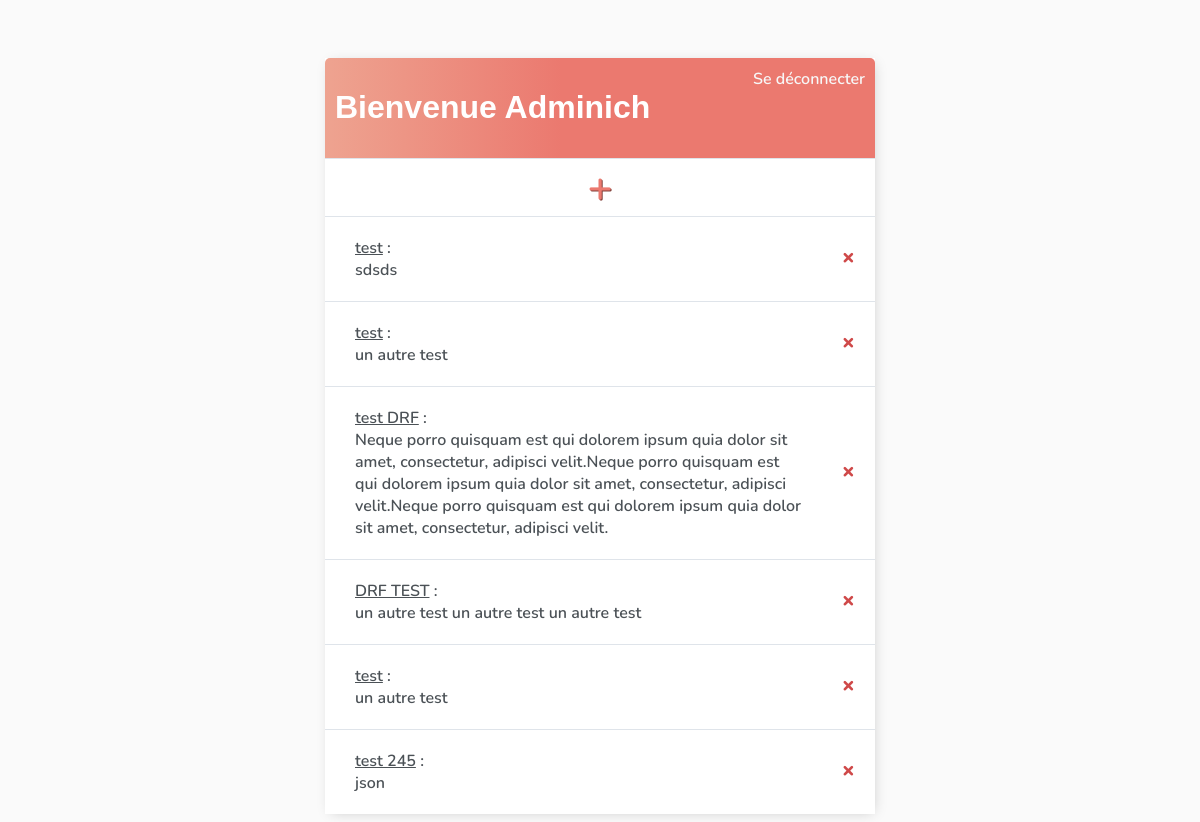
Before: / (signed in) with the older database file.
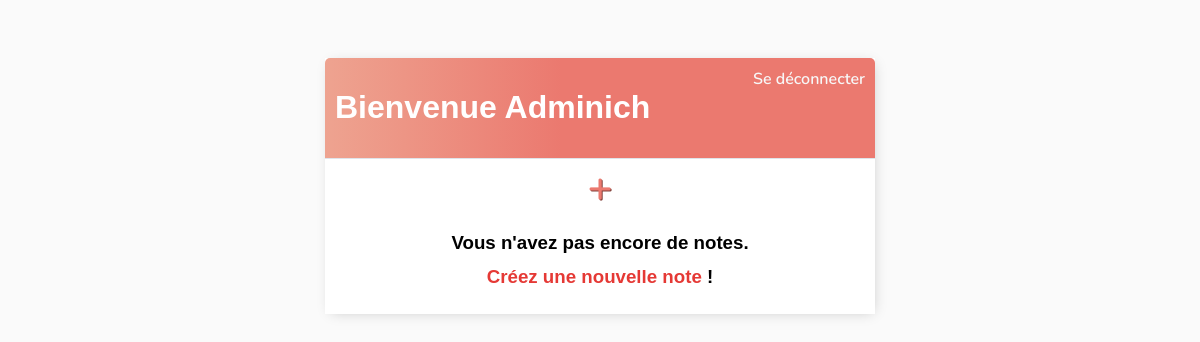
After: the same page with the newer database file.
### noteapp/models.py (models this page shows)
class Note(models.Model):
    user = models.ForeignKey(User, on_delete=models.CASCADE)
    title = models.CharField(max_length= 200)
    content = models.TextField(null=True, blank=True)
    created_at = models.DateTimeField(auto_now_add = True)
    def __str__(self):
        return self.title
    class Meta:
        ordering = ['created_at']

### noteapp/views.py (the view)
# urls.py: path('',NoteList.as_view(), name='notes'),
class NoteList(LoginRequiredMixin, ListView):
    model = Note
    context_object_name = 'notes'
    def get_context_data(self, **kwargs):
        context = super().get_context_data(**kwargs)
        context['notes'] = context['notes'].filter(user=self.request.user)
        return context

### noteapp/templates/noteapp/note_list.html
{% extends 'noteapp/main.html' %}
{% block content %}
<div class="header-bar">
    <div>
        <h1>Bienvenue {{request.user|title}}</h1>
    </div>
    {% if request.user.is_authenticated %}
    <a href="{% url 'logout' %}">Se déconnecter</a> {% else %}
    <a href="{% url 'login' %}">Se connecter</a> {% endif %}
</div>
<div id="notelist" class="note-items-wrapper">
    <div class="note-wrapper"><a id="add-link" href="{% url 'note-create' %}">&#x2b; </a></div>
    {% for note in notes %}
    <div class="note-wrapper" data-position="{{note.pk}}">
        <div class="note-title">
            <a href="{% url 'note-update' note.id %}"><u>{{note}}</u> : </br>
                {{note.content}}
            </a>
        </div>
        <div class="note-controls">
            <a class="delete-link" href="{% url 'note-delete' note.id %}">&#215;</a>
        </div>
    </div>
    {% empty %}
    <div style="text-align: center; padding-bottom: 10px; line-height: 1em;">
        <h3>Vous n'avez pas encore de notes.</h3>
        <h3> <a style="text-decoration: none; color: #e53935;" href="{% url 'note-create' %}">Créez une nouvelle note</a> ! </h3>
    </div>
    {% endfor %}
</div>
{% endblock content%}

### noteapp/templates/noteapp/main.html (shortened to what this page needs)
{% load static %}
<!DOCTYPE html>
<html>
    <head>
        <link rel="stylesheet" href='{% static "noteapp/style.css" %}'/>
    </head>
    <body>
        <div class="container">
            {% block content%}
            {% endblock content%}
        </div>
    </body>
</html>

### noteapp/static/noteapp/style.css (style rules this page uses)
body { background-color: #FAFAFA; font-family: 'Nunito', sans-serif; padding-top: 50px; }
h1,h2,h3,h4,h5,h6 { font-family: 'Raleway', sans-serif; }
a, p { color: #4b5156 }
a { font-weight: 600; }
.container { max-width: 550px; margin: auto; background-color: #fff; -webkit-box-shadow: 2px 2px 13px -4px rgba(0, 0, 0, 0.21); box-shadow: 2px 2px 13px -4px rgba(0, 0, 0, 0.21); }
.header-bar { display: flex; justify-content: space-between; color: #fff; padding: 10px; border-radius: 5px 5px 0 0; background: linear-gradient(90deg, #EEA390 0%, #EB796F 43%, #EB796F 100%); }
.header-bar a { color: rgb(247, 247, 247); text-decoration: none; }
.note-wrapper { display: flex; align-items: center; justify-content: space-between; background-color: #fff; border-top: 1px solid #dfe4ea; overflow: hidden; }
#add-link { color: #EB796F; text-decoration: none; font-size: 42px; text-shadow: 1px 1px #81413b; margin: auto; }
::placeholder { font-weight: 300; opacity: 0.5; }

Changed rows visible on the page:
removed Note: title "test", content "sdsds"
removed Note: title "test", content "un autre test"
removed Note: title "test DRF", content "Neque porro quisquam est qui dolorem ipsum quia dolor sit amet, consectetur, adipisci velit.Neque porro quisquam est qui dolorem ipsum quia dolor sit amet, consectetur, adipisci velit.Neque porro quisquam est qui dolorem ipsum quia dolor sit amet, consectetur, adipisci velit."
removed Note: title "DRF TEST", content "un autre test un autre test un autre test"
removed Note: title "test", content "un autre test"
removed Note: title "test 245", content "json"
Other visible differences:
text now shown: "Vous n'avez pas encore de notes. Créez une nouvelle note !"
